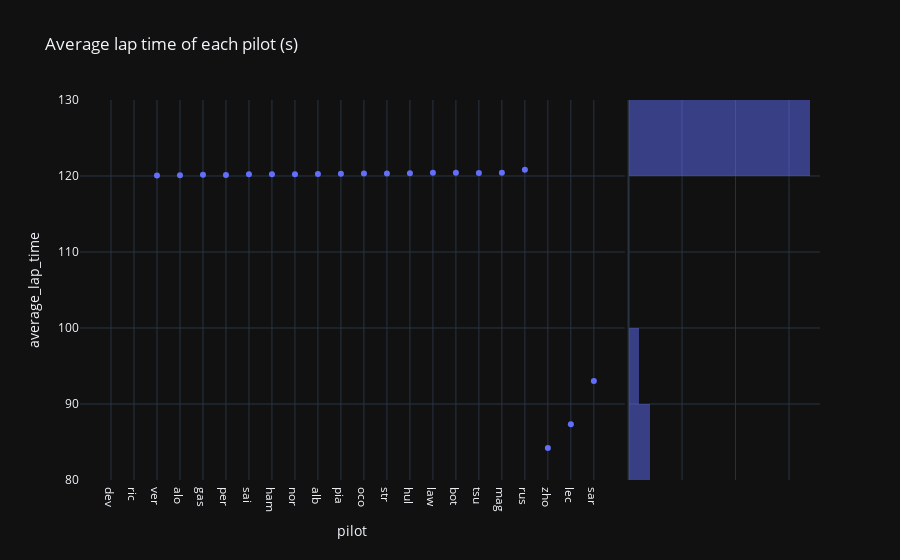

The cell this chart's notebook holds for it:
### Code cell
px.scatter(last_gp, x="pilot", y="average_lap_time", title="Average lap time of each pilot (s)", marginal_y="histogram", template="plotly_dark")

### Figure 1 — Plotly figure (JSON) as saved in the notebook; plotly's stock layout.template omitted (floating-point values rounded to 4 significant figures)
{"data": [{"hovertemplate": "pilot=%{x}<br>average_lap_time=%{y}<extra></extra>", "legendgroup": "", "marker": {"color": "#636efa", "symbol": "circle"}, "mode": "markers", "name": "", "orientation": "v", "showlegend": false, "type": "scatter", "x": ["dev", "ric", "ver", "alo", "gas", "per", "sai", "ham", "nor", "alb", "pia", "oco", "str", "hul", "law", "bot", "tsu", "mag", "rus", "zho", "lec", "sar"], "xaxis": "x", "y": [null, null, 120.1, 120.1, 120.2, 120.1, 120.2, 120.2, 120.2, 120.3, 120.3, 120.3, 120.3, 120.4, 120.4, 120.4, 120.4, 120.4, 120.8, 84.22, 87.35, 93.03], "yaxis": "y"}, {"alignmentgroup": "True", "bingroup": "y", "hovertemplate": "average_lap_time=%{y}<br>count=%{x}<extra></extra>", "legendgroup": "", "marker": {"color": "#636efa"}, "name": "", "offsetgroup": "", "opacity": 0.5, "showlegend": false, "type": "histogram", "xaxis": "x2", "y": [null, null, 120.1, 120.1, 120.2, 120.1, 120.2, 120.2, 120.2, 120.3, 120.3, 120.3, 120.3, 120.4, 120.4, 120.4, 120.4, 120.4, 120.8, 84.22, 87.35, 93.03], "yaxis": "y2"}], "layout": {"barmode": "overlay", "legend": {"tracegroupgap": 0}, "title": {"text": "Average lap time of each pilot (s)"}, "xaxis": {"anchor": "y", "domain": [0, 0.7363], "title": {"text": "pilot"}}, "xaxis2": {"anchor": "y2", "domain": [0.7413, 1], "matches": "x2", "showgrid": true, "showline": false, "showticklabels": false, "ticks": ""}, "yaxis": {"anchor": "x", "domain": [0, 1], "title": {"text": "average_lap_time"}}, "yaxis2": {"anchor": "x2", "domain": [0, 1], "matches": "y", "showgrid": true, "showticklabels": false}}}
